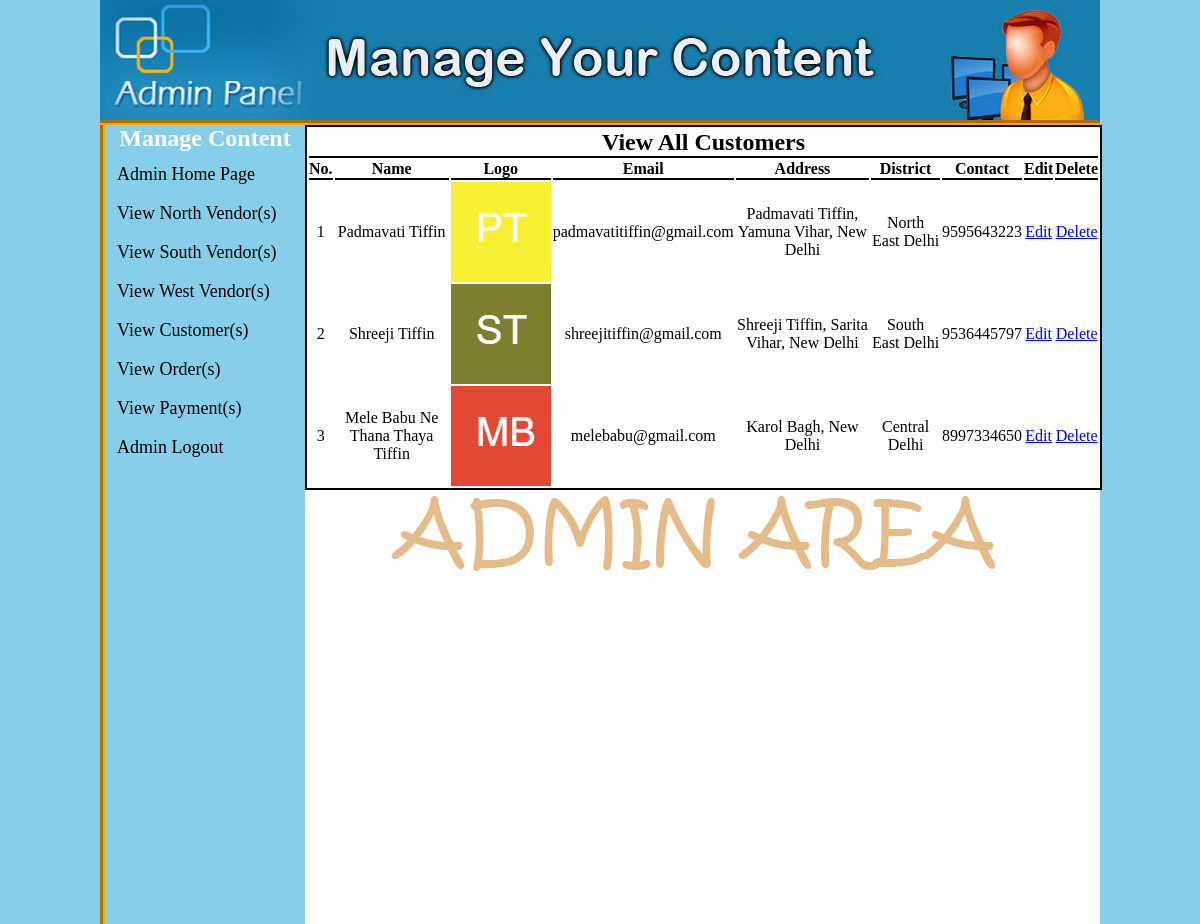
The app's page /admin/index.php?view_west (signed in) with its own data.
### tables this page shows
CREATE TABLE `vendors` (
  `V_id` int(100) NOT NULL,
  `V_ip` varchar(255) NOT NULL,
  `V_name` varchar(255) NOT NULL,
  `V_logo` text NOT NULL,
  `V_regional` text NOT NULL,
  `V_email` varchar(100) NOT NULL,
  `V_pass` varchar(100) NOT NULL,
  `V_addrs` varchar(200) NOT NULL,
  `V_distrt` text NOT NULL,
  `V_contact` bigint(20) NOT NULL
);

### admin/view_west.php (the view, shortened to what this page needs)
<?php
if(!isset($_SESSION['user_email'])){
	echo "<script>window.open('login.php','_self')</script>";
}
else {
?>
<head>
</head>
<table width="797"  cellpadding="8" style="text-align:center; background:#ffffff;">
	<tr style="text-align:center; margin-top:10px;">
		<td colspan="10" style="border-bottom:2px solid;"><h2>View All Customers</h2></td>
	</tr>
	<tr>
		<th>No.</th>
		<th>Name</th>
		<th>Logo</th>
        <th>Email</th>
		<th>Address</th>
		<th>District</th>
		<th>Contact</th>
		<th>Edit</th>
		<th>Delete</th>
	</tr>
	<?php
		include("includes/db.php");
		$i=0;
		$get_v = "select * from vendors where V_regional='West Indian'";
		$run_v = mysqli_query($con, $get_v);
		while($row_v=mysqli_fetch_array($run_v)){
			$id       = $row_v['V_id'];
			$name     = $row_v['V_name'];
			$logo     = $row_v['V_logo'];
			$email    = $row_v['V_email'];
			$addr     = $row_v['V_addrs'];
			$dist     = $row_v['V_distrt'];
			$cont     = $row_v['V_contact'];
			$i++;
	?>
	<tr style="text-align:center;">
		<td><?php echo $i; ?></td>
		<td><?php echo $name; ?></td>
		<td><img src="../tiffin_vendors/images/<?php echo $logo; ?>" width="100" height="100"/></td>
		<td><?php echo $email; ?></td>
		<td><?php echo $addr; ?></td>
        <td><?php echo $dist; ?></td>
		<td><?php echo $cont; ?></td>
		<td><a href="index.php?edit_west=<?php echo $id;?>">Edit</a></td>
		<td><a href="delete_west.php?west_v=<?php echo $id;?>">Delete</a></td>
	</tr>
	<?php } ?>
</table>
<?php } ?>

### admin/css/admin_panel.css (style rules this page uses)
* { margin:0; padding:0; }
body { background: skyblue; }

### admin/view_west.php (style rules this page uses)
table { border: 2px solid black; }
th { border-bottom:2px solid; }

### records on screen
vendors: V_name "Padmavati Tiffin", V_logo (picture), V_email "padmavatitiffin@gmail.com", V_addrs "Padmavati Tiffin, Yamuna Vihar, New Delhi", V_distrt "North East Delhi", V_contact "9595643223"
vendors: V_name "Shreeji Tiffin", V_logo (picture), V_email "shreejitiffin@gmail.com", V_addrs "Shreeji Tiffin, Sarita Vihar, New Delhi", V_distrt "South East Delhi", V_contact "9536445797"
vendors: V_name "Mele Babu Ne Thana Thaya Tiffin", V_logo (picture), V_email "melebabu@gmail.com", V_addrs "Karol Bagh, New Delhi", V_distrt "Central Delhi", V_contact "8997334650"
